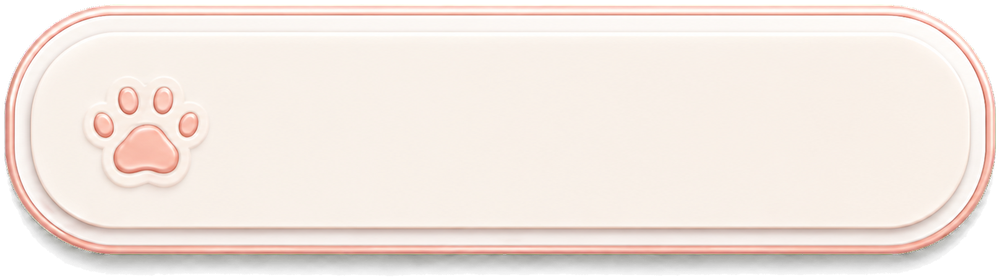
#> input picture assets/countdown/cream.png, 1000 x 280 px
$ python build_cursor_asset.py ../assets/countdown/cream.png out.png
#> lines starting #> are read from the running program, lines starting #| are printed output that depends on the picture
"""将透明 PNG 转换为含多尺寸 PNG 条目的 Windows CUR 文件。"""

from __future__ import annotations

import argparse
from io import BytesIO
from pathlib import Path
import struct

from PIL import Image


CURSOR_SIZES = (32, 48, 64)


def prepare_cursor_image(source: Path, *, alpha_threshold: int = 8, padding: int = 0) -> Image.Image:
    """清理极低透明度光晕并裁出实际可见区域。"""
#> called with alpha_threshold = 8, padding = 0
    if not 0 <= alpha_threshold < 256:
        raise ValueError("alpha_threshold 必须在 0 到 255 之间")
    if padding < 0:
        raise ValueError("padding 不能为负数")
    with Image.open(source) as opened:
#> opened is the input picture: PIL image 1000x280 RGBA; mean R, G, B, A 211.2, 200.7, 193.6, 219.7
        image = opened.convert("RGBA")
    alpha = image.getchannel("A")
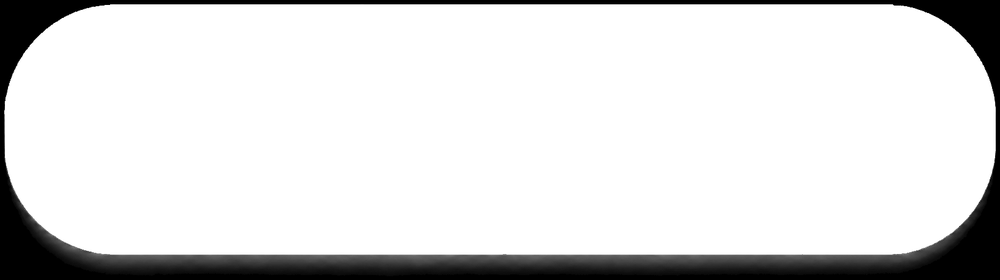
#> alpha: PIL image 1000x280 L; min 0, max 255, mean 219.7
    filtered_alpha = alpha.point(lambda value: value if value > alpha_threshold else 0)
    image.putalpha(filtered_alpha)
    alpha_bounds = filtered_alpha.getbbox()
#> alpha_bounds = (4, 4, 996, 276)
    if alpha_bounds is None:
        raise ValueError("光标 PNG 没有可见像素")

    left, top, right, bottom = alpha_bounds
#> left = 4; top = 4; right = 996; bottom = 276
    left = max(0, left - padding)
    top = max(0, top - padding)
    right = min(image.width, right + padding)
    bottom = min(image.height, bottom + padding)
    return image.crop((left, top, right, bottom))
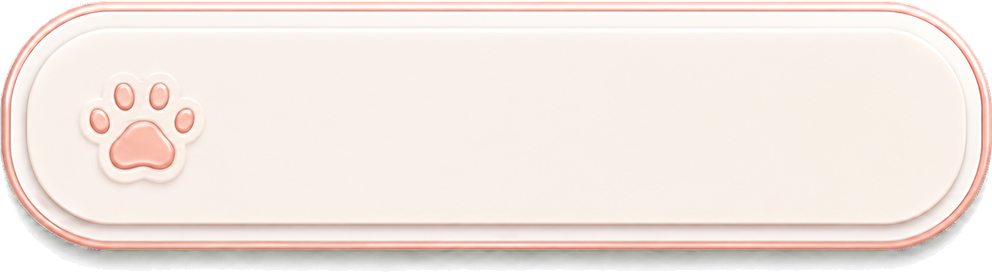
#> returned value: PIL image 992x272 RGBA; mean R, G, B, A 218.3, 207.4, 200.2, 227.9; transparent parts drawn white


def _render_cursor_frame(image: Image.Image, size: int) -> tuple[Image.Image, float, tuple[int, int]]:
    """将裁剪后的图片等比放入方形 CUR 画布。"""
    scale = min(size / image.width, size / image.height)
    width = max(1, round(image.width * scale))
    height = max(1, round(image.height * scale))
    resized = image.resize((width, height), Image.Resampling.LANCZOS)
    canvas = Image.new("RGBA", (size, size))
    offset = ((size - width) // 2, (size - height) // 2)
    canvas.alpha_composite(resized, offset)
    return canvas, scale, offset


def build_cursor(
    source: Path,
    destination: Path,
    *,
    hotspot: tuple[float, float] | None = None,
    hotspot_x: int | None = None,
    hotspot_y: int | None = None,
    alpha_threshold: int = 8,
    padding: int = 0,
    mirror_horizontal: bool = False,
) -> None:
    """裁去透明边并写入 32/48/64 像素的 CUR 光标资源。

    ``hotspot`` 使用裁剪后图像的归一化坐标，可让不同尺寸的 CUR 条目保持
    相同热点；不传入时保留旧版固定像素热点参数的行为。
    """
    if hotspot is not None:
        if len(hotspot) != 2 or any(not 0 <= value <= 1 for value in hotspot):
            raise ValueError("hotspot 必须是 0 到 1 之间的归一化坐标")
        fixed_hotspot = None
    else:
        if hotspot_x is None:
            hotspot_x = 0
        if hotspot_y is None:
            hotspot_y = 0
        fixed_hotspot = (hotspot_x, hotspot_y)

    cropped = prepare_cursor_image(source, alpha_threshold=alpha_threshold, padding=padding)
    if mirror_horizontal:
        cropped = cropped.transpose(Image.Transpose.FLIP_LEFT_RIGHT)
        if hotspot is not None:
            hotspot = (1 - hotspot[0], hotspot[1])
    entries: list[tuple[int, int, bytes]] = []
    hotspots: list[tuple[int, int]] = []
    for size in CURSOR_SIZES:
        canvas, scale, offset = _render_cursor_frame(cropped, size)
        if hotspot is not None:
            current_hotspot = (
                round(offset[0] + hotspot[0] * max(0, round(cropped.width * scale) - 1)),
                round(offset[1] + hotspot[1] * max(0, round(cropped.height * scale) - 1)),
            )
        else:
            current_hotspot = fixed_hotspot
        assert current_hotspot is not None
        current_hotspot = (
            min(size - 1, max(0, current_hotspot[0])),
            min(size - 1, max(0, current_hotspot[1])),
        )
        hotspots.append(current_hotspot)
        stream = BytesIO()
        canvas.save(stream, format="PNG")
        entries.append((size, size, stream.getvalue()))
#> this loop made 3 passes
#> (scale, offset) on passes 1 to 3: (0.0323, (0, 11)), (0.0484, (0, 17)), (0.0645, (0, 23))
#> pass 1, in build_cursor, `canvas, scale, offset = _render_cursor_frame(cropped, size)`:
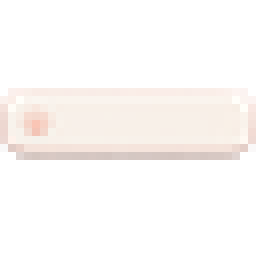
#> canvas: PIL image 32x32 RGBA (shown 8 times larger); mean R, G, B, A 65.5, 61.6, 59.5, 64.4; transparent parts drawn white
#> pass 2, in build_cursor, `canvas, scale, offset = _render_cursor_frame(cropped, size)`:
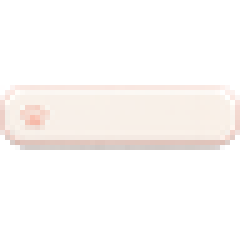
#> canvas: PIL image 48x48 RGBA (shown 5 times larger); mean R, G, B, A 61.8, 58.2, 56, 61.8; transparent parts drawn white
#> after the loop:
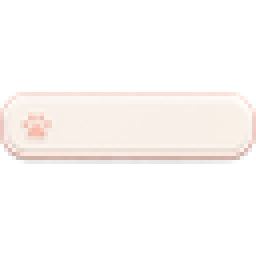
#> canvas: PIL image 64x64 RGBA (shown 4 times larger); mean R, G, B, A 63.6, 60.1, 57.9, 64; transparent parts drawn white
#> after the loop, entries = 3 items; hotspots = [(0, 0), (0, 0), (0, 0)]
    offset = 6 + 16 * len(entries)
#> offset = 54
    directory = [struct.pack("<HHH", 0, 2, len(entries))]
    payload: list[bytes] = []
    for index, (width, height, encoded) in enumerate(entries):
        current_hotspot = hotspots[index]
        directory.append(
            struct.pack(
                "<BBBBHHII",
                0 if width == 256 else width,
                0 if height == 256 else height,
                0,
                0,
                current_hotspot[0],
                current_hotspot[1],
                len(encoded),
                offset,
            )
        )
        payload.append(encoded)
        offset += len(encoded)
#> this loop made 3 passes
#> (width, height, offset) on passes 1 to 3: (32, 32, 633), (48, 48, 1662), (64, 64, 3296)
#> after the loop, directory = 4 items; offset = 3296; payload = 3 items
    destination.parent.mkdir(parents=True, exist_ok=True)
    destination.write_bytes(b"".join(directory + payload))


def main() -> None:
    parser = argparse.ArgumentParser(description="从透明 PNG 构建 Windows CUR 光标")
    parser.add_argument("source", type=Path)
    parser.add_argument("destination", type=Path)
    parser.add_argument("--hotspot-x", type=int, default=0)
    parser.add_argument("--hotspot-y", type=int, default=0)
    parser.add_argument("--alpha-threshold", type=int, default=8)
    parser.add_argument("--padding", type=int, default=0)
    parser.add_argument("--mirror-horizontal", action="store_true")
    arguments = parser.parse_args()
    build_cursor(
        arguments.source,
        arguments.destination,
        hotspot_x=arguments.hotspot_x,
        hotspot_y=arguments.hotspot_y,
        alpha_threshold=arguments.alpha_threshold,
        padding=arguments.padding,
        mirror_horizontal=arguments.mirror_horizontal,
    )


if __name__ == "__main__":
    main()
